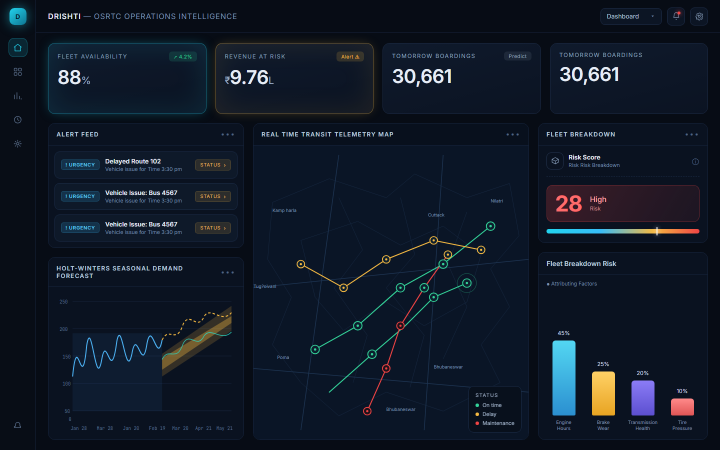
#> input picture assets/work-drishti.png, 1440 x 900 px (shown at 1/2 size)
$ python -i run.py   (imports and definitions only)
#> lines starting #> are read from the running program, lines starting #| are printed output that depends on the picture
#!/usr/bin/env python3
"""
Flow Labs Content Factory
=========================
Generates a ready-to-post 3-day social pack in Hinglish, roast tone.

  START-HERE.md      exact posting steps, order, times
  VIRAL-PLAYBOOK.md  hooks, keywords, hashtags, first-60-minutes plan
  plan.md            strategy, category mix, voice split, targets
  calendar.csv       importable schedule
  captions.md        every caption in one place
  day-1/ ... day-3/
      video.mp4      animated 9:16 reel, 1080x1920, voiceover + burned-in text
      video.srt      subtitle file
      video-cover.jpg
      script.md      scene-by-scene script with timecodes
      caption.txt    Instagram caption (with website)
      hashtags.txt   first comment: hashtags + search keywords
      threads.txt    Threads post
      linkedin.txt   LinkedIn post
      carousel.md    slide-by-slide carousel
      stories.txt    2 story prompts

Usage:
    python run.py
    python run.py --days 3 --start 2026-11-04
    python run.py --skip-video
"""

from __future__ import annotations

import argparse
import csv
import json
import math
import os
import random
import re
import subprocess
import sys
from datetime import date, timedelta
from pathlib import Path

from PIL import Image, ImageDraw, ImageFilter, ImageFont, ImageOps

import voice as voicepipe

HERE = Path(__file__).resolve().parent
PROJECT = HERE.parent.parent
# [1 line that did not run here, left out]
# [1 line that did not run here, left out]

W, H = 1080, 1920
FPS = 30


def _font_file(*names: str, bold: bool = False) -> str:
    """First font that actually exists on this machine.

    Keeps the look identical on a normal Windows box, but a machine with a
    different Windows variant, or a teammate on Linux/Mac, gets a sane
    fallback instead of a hard crash.
    """
#> called with bold = False
    dirs = [
        Path(os.environ.get("WINDIR", r"C:\Windows")) / "Fonts",
        Path(os.environ.get("WINDIR", "/Windows")) / "Fonts",
        Path("/usr/share/fonts"),
        Path("/Library/Fonts"),
    ]
    wanted = [n for n in names if n]
    folders: list[Path] = []
    for d in dirs:
        if d.exists() and d not in folders:
            folders.append(d)
    for folder in folders:
        for n in wanted:
            p = folder / n
            if p.exists():
                return str(p)
        for n in wanted:                           # recursive search, deeper trees
            hits = list(folder.rglob(n))
            if hits:
                return str(hits[0])

    # nothing matched - let PIL pick any ttf it can find, or raise a clear error
    for folder in folders:
        for p in folder.rglob("*.tt[fco]"):
            return str(p)
    raise RuntimeError(
        "No usable .ttf fonts found. Install Segoe UI (fonts/segoeuib.ttf, "
        "seguisb.ttf) or any system font set, then re-run."
    )


FONT_BOLD = _font_file("segoeuib.ttf", "arialbd.ttf", "DejaVuSans-Bold.ttf")
FONT_SEMI = _font_file("seguisb.ttf", "segoeuib.ttf", "arialbd.ttf", "DejaVuSans.ttf")

# [1 line that did not run here, left out]
# [1 line that did not run here, left out]
# [1 line that did not run here, left out]
# [1 line that did not run here, left out]
# [1 line that did not run here, left out]
# [1 line that did not run here, left out]

CAT_LABEL = {"education": "EDUCATION", "case_study": "CASE STUDY", "other": "ROAST"}


# --------------------------------------------------------------------------
# shell helpers
# --------------------------------------------------------------------------

# [21 lines left out: functions run, probe, ffmpeg_exists, not called in this run]


# --------------------------------------------------------------------------
# image helpers
# --------------------------------------------------------------------------

def hex_rgb(h: str) -> tuple[int, int, int]:
    h = h.lstrip("#")
    return tuple(int(h[i:i + 2], 16) for i in (0, 2, 4))


# [8 lines left out: function gradient, not called in this run]


def photo_layer(path: Path) -> Image.Image | None:
#> called with path = '../../assets/work-drishti.png'
    try:
        ph = Image.open(path).convert("RGB")
#> ph is the input picture: PIL image 1440x900 RGB; mean R, G, B 16.7, 25.6, 39.1
    except Exception:
        return None
    ph = ImageOps.fit(ph, (W, H), Image.LANCZOS)
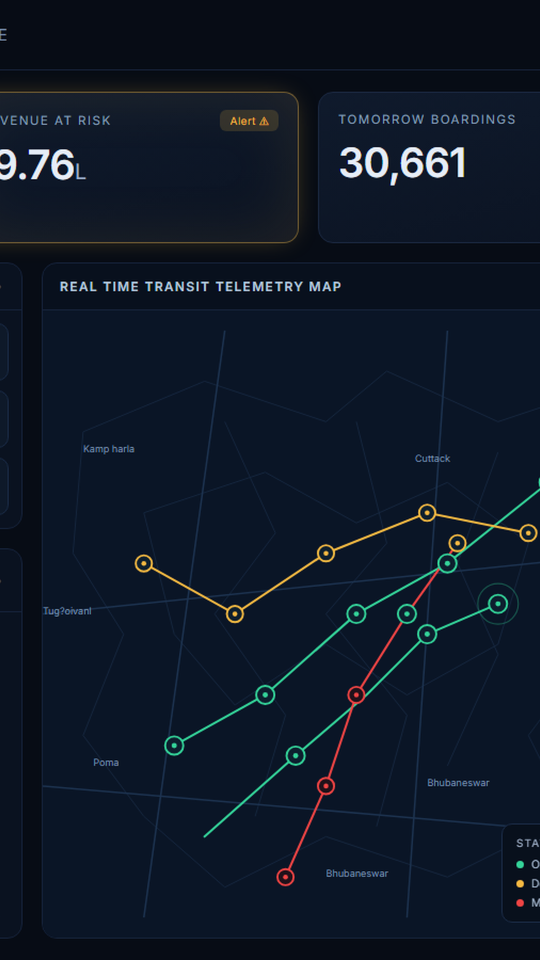
#> ph: PIL image 1080x1920 RGB (shown at 1/2 size); mean R, G, B 14.2, 23.9, 38.1
    ph = ph.filter(ImageFilter.GaussianBlur(22))
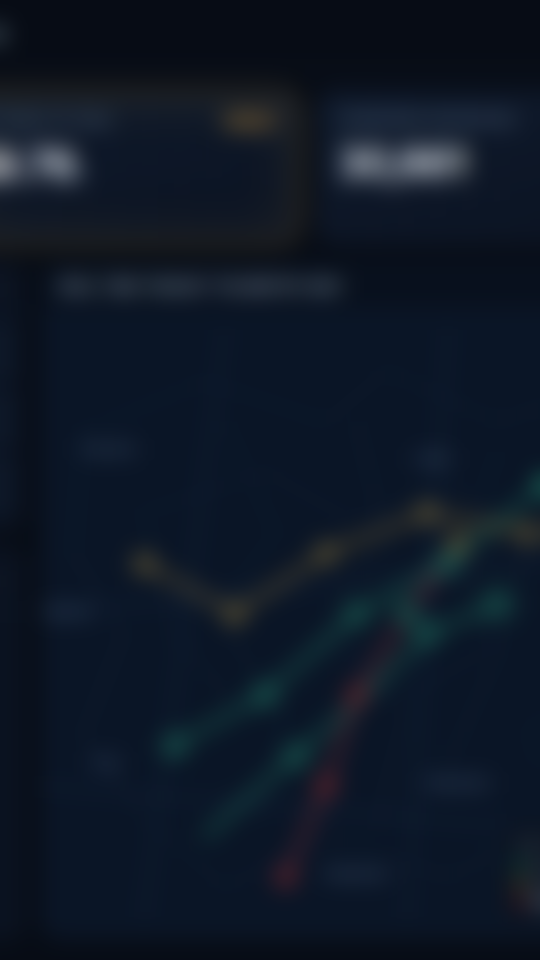
#> ph: PIL image 1080x1920 RGB (shown at 1/2 size); mean R, G, B 14.2, 23.9, 38.1
#> (the run stopped early here; a loop or call above may not have finished)
